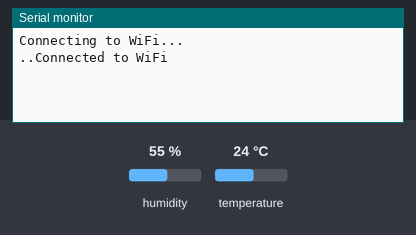
A sketch run on a simulated ESP8266 (NodeMCU). Shown: the last lines printed to the serial monitor. The test bench sets the inputs (shaded band); at power-on: humidity 55 %, temperature 24 °C. WiFi joins after 1.5 s; servers stay silent unless stated.

Above: at 3.2 s.
3.3 s: humidity set to 22 %
At 4.6 s:
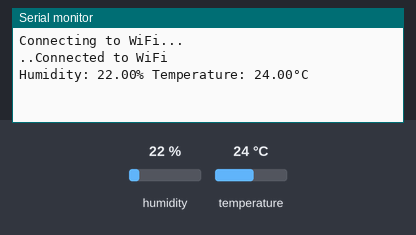
12.7 s: temperature set to 12 °C
At 19.7 s:
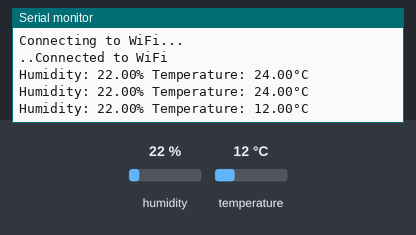
20.9 s: humidity set to 40 %
At 26.1 s:
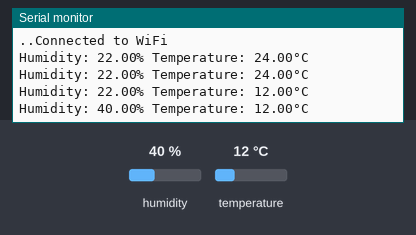

Measured:
- after the input at 3.3 s, the serial monitor: prints a new line after 0.74 s (image 1)
- after the input at 12.7 s, the serial monitor: prints a new line after 5.8 s (image 2)
- after the input at 20.9 s, the serial monitor: prints a new line after 4.8 s (image 3)

The sketch:

DHT11_sensor_HTTP.ino
```cpp
#include <ESP8266WiFi.h>
#include <DHT.h>

// Wi-Fi credentials
const char* ssid = "ssid";  // Replace with your Wi-Fi SSID
const char* password = "password";  // Replace with your Wi-Fi password

// Define the DHT sensor pin and type
#define DHTPIN 4
#define DHTTYPE DHT11
DHT dht(DHTPIN, DHTTYPE);

// Define the server's IP address and port
const char* serverIP = "192.168.29.207";  // Replace with the IP of the computer running the Python script
const int serverPort = 8080;  // Port where the Python server will listen

WiFiClient client;

void setup() {
  Serial.begin(115200);
  delay(10);

  // Connect to Wi-Fi
  WiFi.begin(ssid, password);
  Serial.println("Connecting to WiFi...");
  while (WiFi.status() != WL_CONNECTED) {
    delay(1000);
    Serial.print(".");
  }
  Serial.println("Connected to WiFi");

  // Initialize DHT sensor
  dht.begin();
}

void loop() {
  // Wait for a few seconds between readings
  delay(2000);

  // Read temperature and humidity
  float humidity = dht.readHumidity();
  float temperature = dht.readTemperature();

  // Check if the readings are valid
  if (isnan(humidity) || isnan(temperature)) {
    Serial.println("Failed to read from DHT sensor!");
    return;
  }

  // Print data to Serial Monitor for debugging
  Serial.print("Humidity: ");
  Serial.print(humidity);
  Serial.print("% Temperature: ");
  Serial.print(temperature);
  Serial.println("°C");

  // Connect to the server
  if (client.connect(serverIP, serverPort)) {
    // Send data as an HTTP GET request
    client.print("GET /data?temperature=");
    client.print(temperature);
    client.print("&humidity=");
    client.print(humidity);
    client.println(" HTTP/1.1");
    client.println("Host: 192.168.29.207");  // Server IP
    client.println("Connection: close");
    client.println();
  }

  // Wait before sending next data
  delay(5000);  // Adjust the delay as needed
}
```
